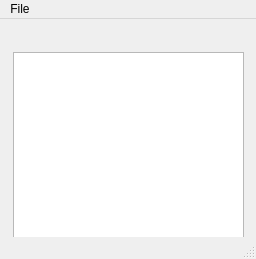
<?xml version="1.0" encoding="UTF-8"?>
<ui version="4.0">
 <class>MainWindow</class>
 <widget class="QMainWindow" name="MainWindow">
  <property name="geometry">
   <rect>
    <x>0</x>
    <y>0</y>
    <width>256</width>
    <height>259</height>
   </rect>
  </property>
  <property name="windowTitle">
   <string>MainWindow</string>
  </property>
  <widget class="QWidget" name="centralwidget">
   <widget class="QPlainTextEdit" name="plainTextEdit">
    <property name="geometry">
     <rect>
      <x>13</x>
      <y>33</y>
      <width>231</width>
      <height>191</height>
     </rect>
    </property>
   </widget>
  </widget>
  <widget class="QMenuBar" name="menubar">
   <property name="geometry">
    <rect>
     <x>0</x>
     <y>0</y>
     <width>256</width>
     <height>17</height>
    </rect>
   </property>
   <widget class="QMenu" name="menuFile">
    <property name="title">
     <string>File</string>
    </property>
    <addaction name="actionNew_Window"/>
   </widget>
   <addaction name="menuFile"/>
  </widget>
  <widget class="QStatusBar" name="statusbar"/>
  <action name="actionNew_Window">
   <property name="text">
    <string>New Window</string>
   </property>
  </action>
 </widget>
 <resources/>
 <connections/>
</ui>
